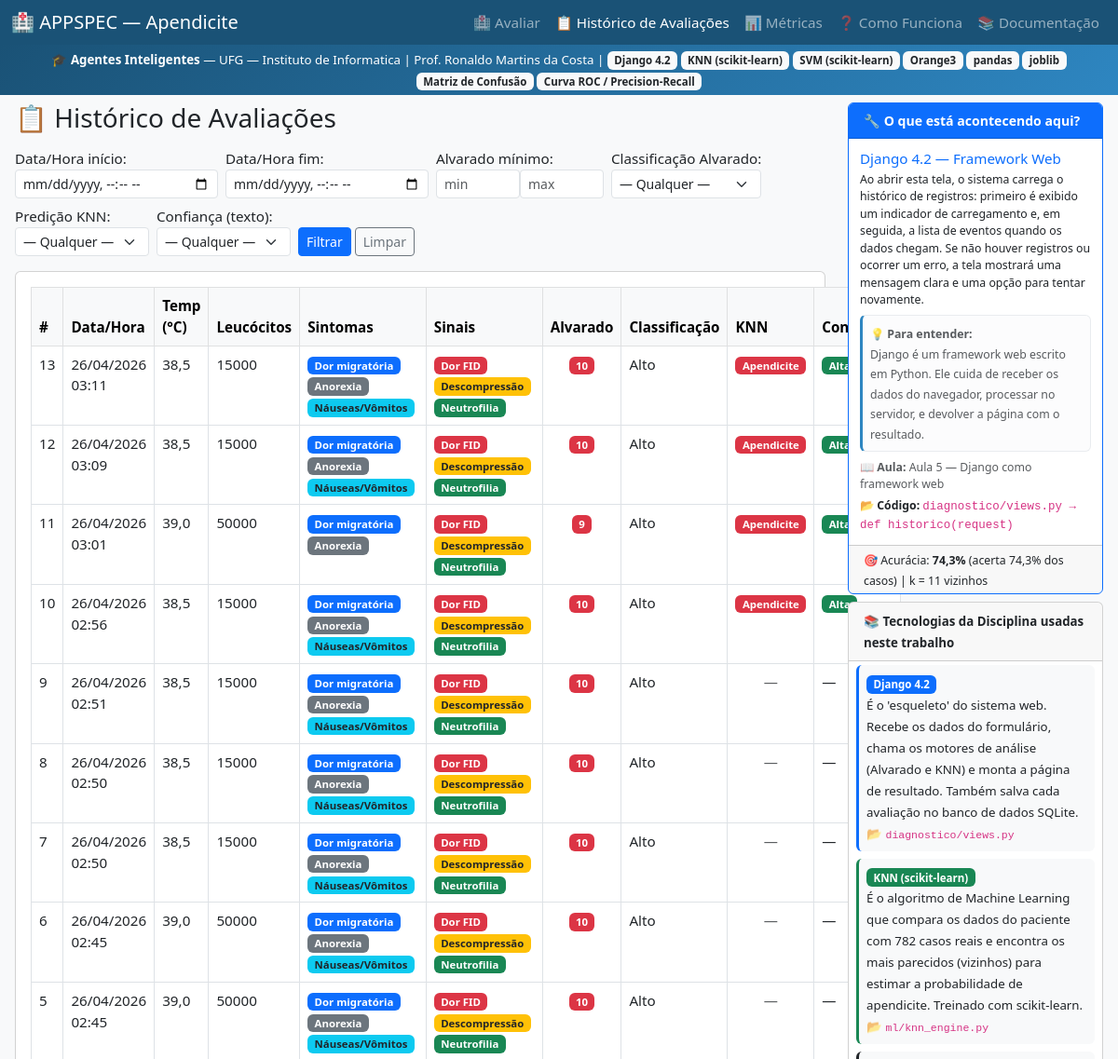
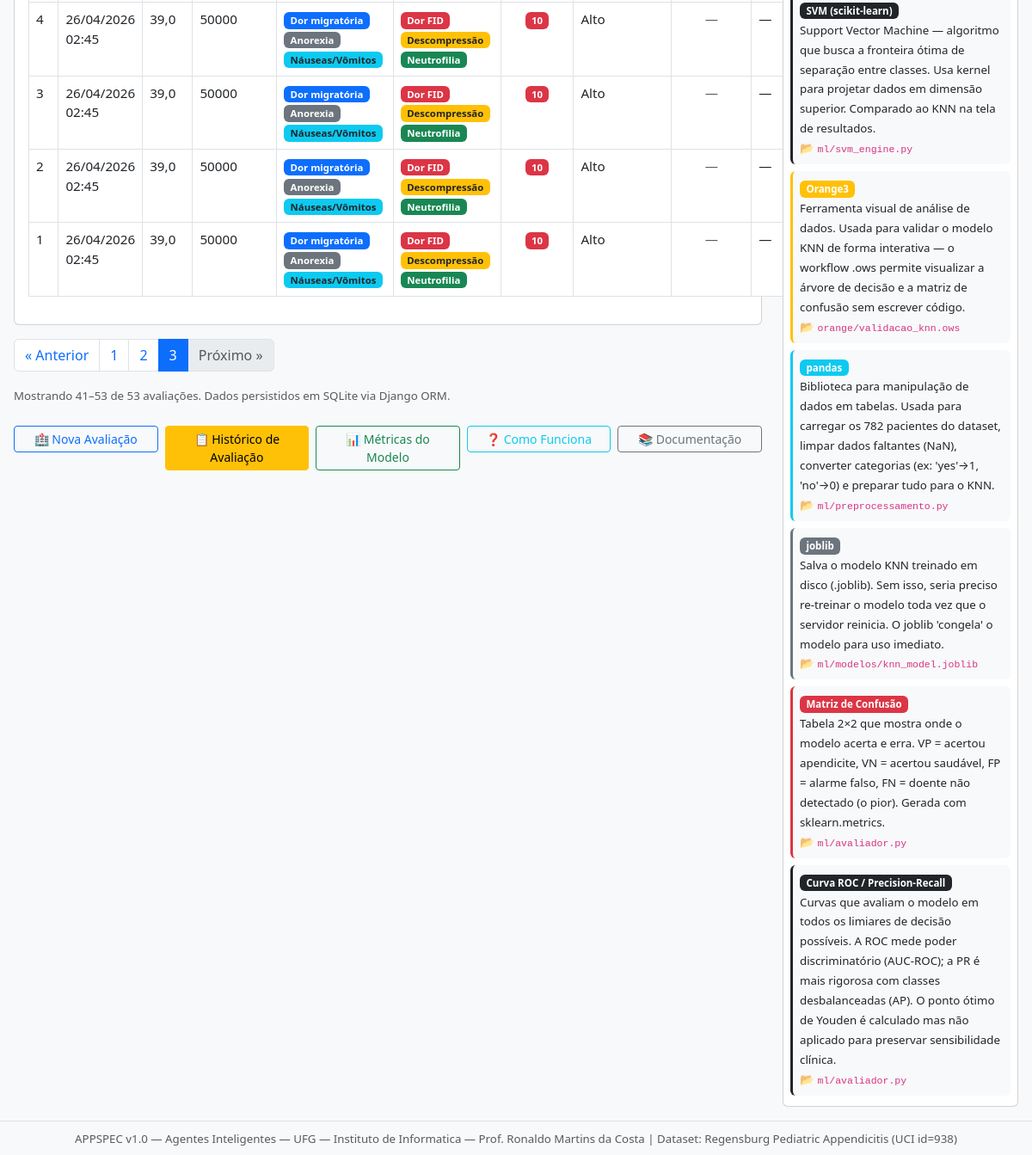
Page /historico/?page=3 on the committed database (2 pictures, top to bottom).
### diagnostico/models.py (models this page shows, shortened)
class Avaliacao(models.Model):
    dor_migratoria         = models.BooleanField(default=False)
    anorexia               = models.BooleanField(default=False)
    nauseas_vomitos        = models.BooleanField(default=False)
    dor_fid                = models.BooleanField(default=False)
    descompressao_dolorosa = models.BooleanField(default=False)
    temperatura            = models.FloatField()
    leucocitos             = models.IntegerField()
    neutrofilia            = models.BooleanField(default=False)
    score_alvarado         = models.IntegerField()
    classificacao_alvarado = models.CharField(max_length=20)
    predicao_knn           = models.IntegerField(null=True, blank=True)
    probabilidade_knn      = models.FloatField(null=True, blank=True)
    confianca_knn          = models.CharField(max_length=20, blank=True, default='')
    predicao_svm           = models.IntegerField(null=True, blank=True)
    probabilidade_svm      = models.FloatField(null=True, blank=True)
    confianca_svm          = models.CharField(max_length=50, blank=True, default='')
    criado_em              = models.DateTimeField(auto_now_add=True)
    class Meta:
        verbose_name = "Avaliação Clínica"
        verbose_name_plural = "Avaliações Clínicas"
        ordering = ["-criado_em"] # ← Ordena da mais recente para a mais antiga

### diagnostico/views.py (the view)
# urls.py: path('historico/',        views.historico,        name='historico'),
def historico(request):
    per_page = 20
    from .forms import HistoricoFilterForm
    qs = Avaliacao.objects.all().order_by('-id')
    form = HistoricoFilterForm(request.GET or None)
    if form.is_valid():
        cd = form.cleaned_data
        if cd.get('start_datetime'):
            qs = qs.filter(criado_em__gte=cd['start_datetime'])
        if cd.get('end_datetime'):
            qs = qs.filter(criado_em__lte=cd['end_datetime'])
        if cd.get('alvarado_min') is not None:
            qs = qs.filter(score_alvarado__gte=cd['alvarado_min'])
        if cd.get('alvarado_max') is not None:
            qs = qs.filter(score_alvarado__lte=cd['alvarado_max'])
        if cd.get('classificacao'):
            qs = qs.filter(classificacao_alvarado=cd['classificacao'])
        if cd.get('knn'):
            try:
                knn_val = int(cd['knn'])
                qs = qs.filter(predicao_knn=knn_val)
            except Exception:
                pass
        if cd.get('confianca'):
            qs = qs.filter(confianca_knn=cd['confianca'])
    else:
        pass
    paginator = Paginator(qs, per_page)
    page_number = request.GET.get('page')
    page_obj = paginator.get_page(page_number)
    querydict = request.GET.copy()
    if 'page' in querydict:
        del querydict['page']
    return render(request, 'diagnostico/historico.html', {
        'page_obj': page_obj,
        'avaliacoes': page_obj.object_list,
        'filter_form': form,
        'querystring': querydict.urlencode(),
    })

### diagnostico/forms.py (called while the page is built)
    def clean(self):
        cleaned = super().clean()
        start = cleaned.get('start_datetime')
        end = cleaned.get('end_datetime')
        if start and end and start > end:
            raise forms.ValidationError('Data/Hora início não pode ser maior que Data/Hora fim.')
        amin = cleaned.get('alvarado_min')
        amax = cleaned.get('alvarado_max')
        if amin is not None and amax is not None and amin > amax:
            raise forms.ValidationError('Alvarado mínimo não pode ser maior que máximo.')
        return cleaned

### ml/pedagogico.py (called while the page is built)
def carregar_metricas_modelo():
    metricas_path = os.path.join(
        os.path.dirname(os.path.abspath(__file__)),
        'modelos', 'metricas.json'
    )
    if not os.path.exists(metricas_path):
        return {
            "modelo_disponivel": False,
            "aviso": "Modelo nao avaliado — execute setup.py",
        }
    with open(metricas_path, 'r', encoding='utf-8') as f:
        metricas = json.load(f)
    metricas["modelo_disponivel"] = True
    return metricas

### diagnostico/templates/diagnostico/historico.html (shortened to what this page needs)
{% extends 'diagnostico/base.html' %}
{% block content %}
<h3>📋 Histórico de Avaliações</h3>
<form method="get" class="row g-2 mb-3" novalidate>
    <div class="col-auto">
        {{ filter_form.start_datetime.label_tag }}
        {{ filter_form.start_datetime }}
    </div>
    <div class="col-auto">
        {{ filter_form.end_datetime.label_tag }}
        {{ filter_form.end_datetime }}
    </div>
    <div class="col-auto">
        {{ filter_form.alvarado_min.label_tag }}
        <div class="d-flex">
            {{ filter_form.alvarado_min }}
            {{ filter_form.alvarado_max }}
        </div>
    </div>
    <div class="col-auto">
        {{ filter_form.classificacao.label_tag }}
        {{ filter_form.classificacao }}
    </div>
    <div class="col-auto">
        {{ filter_form.knn.label_tag }}
        {{ filter_form.knn }}
    </div>
    <div class="col-auto">
        {{ filter_form.confianca.label_tag }}
        {{ filter_form.confianca }}
    </div>
    <div class="col-auto align-self-end">
        <button type="submit" class="btn btn-primary btn-sm">Filtrar</button>
        <a href="{% url 'diagnostico:historico' %}" class="btn btn-outline-secondary btn-sm">Limpar</a>
    </div>
</form>
{% if avaliacoes %}
<div class="card">
    <div class="card-body">
        <table class="table table-bordered table-hover">
            <thead class="table-light">
                <tr>
                    <th>#</th>
                    <th>Data/Hora</th>
                    <th>Temp (°C)</th>
                    <th>Leucócitos</th>
                    <th>Sintomas</th>
                    <th>Sinais</th>
                    <th>Alvarado</th>
                    <th>Classificação</th>
                    <th>KNN</th>
                    <th>Confiança</th>
                </tr>
            </thead>
            <tbody>
            {% for av in avaliacoes %}
            <tr>
                <td>{{ av.pk }}</td>
                <td>{{ av.criado_em|date:"d/m/Y H:i" }}</td>
                <td>{{ av.temperatura|floatformat:1 }}</td>
                <td>{{ av.leucocitos }}</td>
                <td>
                    {% if av.dor_migratoria or av.anorexia or av.nauseas_vomitos %}
                        {% if av.dor_migratoria %}<span class="badge bg-primary me-1">Dor migratória</span>{% endif %}
                        {% if av.anorexia %}<span class="badge bg-secondary me-1">Anorexia</span>{% endif %}
                        {% if av.nauseas_vomitos %}<span class="badge bg-info text-dark me-1">Náuseas/Vômitos</span>{% endif %}
                    {% else %}
                        <span class="text-muted">—</span>
                    {% endif %}
                </td>
                <td>
                    {% if av.dor_fid or av.descompressao_dolorosa or av.neutrofilia %}
                        {% if av.dor_fid %}<span class="badge bg-danger me-1">Dor FID</span>{% endif %}
                        {% if av.descompressao_dolorosa %}<span class="badge bg-warning text-dark me-1">Descompressão</span>{% endif %}
                        {% if av.neutrofilia %}<span class="badge bg-success me-1">Neutrofilia</span>{% endif %}
                    {% else %}
                        <span class="text-muted">—</span>
                    {% endif %}
                </td>
                <td class="text-center">
                    <span class="badge bg-{% if av.classificacao_alvarado == 'alto' %}danger{% elif av.classificacao_alvarado == 'moderado' %}warning text-dark{% else %}success{% endif %}">
                        {{ av.score_alvarado }}
                    </span>
                </td>
                <td>{{ av.classificacao_alvarado|title }}</td>
                <td class="text-center">
                    {% if av.predicao_knn is not None %}
                    <span class="badge bg-{% if av.predicao_knn == 1 %}danger{% else %}success{% endif %}">
                        {% if av.predicao_knn == 1 %}Apendicite{% else %}Sem{% endif %}
                    </span>
                    {% else %}
                    <span class="text-muted">—</span>
                    {% endif %}
                </td>
                <td>
                    {% if av.confianca_knn %}
                    <span class="badge bg-{% if av.confianca_knn == 'Alta' %}success{% elif av.confianca_knn == 'Média' %}warning text-dark{% else %}danger{% endif %}">
                        {{ av.confianca_knn }}
                    </span>
                    {% else %}
                    —
                    {% endif %}
                </td>
            </tr>
            {% endfor %}
            </tbody>
        </table>
    </div>
</div>
<nav aria-label="Paginação histórico" class="mt-3">
  <ul class="pagination">
    {% if page_obj.has_previous %}
      <li class="page-item">
        <a class="page-link" href="?{% if querystring %}{{ querystring }}&{% endif %}page={{ page_obj.previous_page_number }}" aria-label="Anterior">&laquo; Anterior</a>
      </li>
    {% else %}
      <li class="page-item disabled"><span class="page-link">&laquo; Anterior</span></li>
    {% endif %}
    {% with num_pages=page_obj.paginator.num_pages low=page_obj.number|add:"-2" high=page_obj.number|add:"2" num_pages_minus_2=num_pages|add:"-2" %}
      {% for num in page_obj.paginator.page_range %}
        {% if num <= 2 or num > num_pages_minus_2 or num >= low and num <= high %}
          {% if page_obj.number == num %}
            <li class="page-item active" aria-current="page"><span class="page-link">{{ num }}</span></li>
            {% else %}
             <li class="page-item"><a class="page-link" href="?{% if querystring %}{{ querystring }}&{% endif %}page={{ num }}">{{ num }}</a></li>
            {% endif %}
        {% endif %}
      {% endfor %}
    {% endwith %}
    {% if page_obj.has_next %}
      <li class="page-item">
        <a class="page-link" href="?{% if querystring %}{{ querystring }}&{% endif %}page={{ page_obj.next_page_number }}" aria-label="Próximo">Próximo &raquo;</a>
      </li>
    {% else %}
      <li class="page-item disabled"><span class="page-link">Próximo &raquo;</span></li>
    {% endif %}
  </ul>
</nav>
<p class="text-muted mt-2">
    <small>Mostrando {{ page_obj.start_index }}–{{ page_obj.end_index }} de {{ page_obj.paginator.count }} avaliações.
    Dados persistidos em SQLite via Django ORM.</small>
</p>
{% else %}
<div class="alert alert-info">
    <strong>Nenhuma avaliação registrada.</strong>
    <a href="{% url 'diagnostico:index' %}">Faça uma avaliação</a> para ver o histórico.
</div>
{% endif %}
{% endblock %}

### diagnostico/templates/diagnostico/base.html (style rules this page uses)
:root { --cor-primaria: #1a5276; --cor-secundaria: #ffffff; --cor-alerta: #e74c3c; --cor-moderado: #f39c12; --cor-seguro: #27ae60; --cor-pedagogica: #2e86c1; --cor-fundo: #f8f9fa; }
body { background-color: var(--cor-fundo); font-size: 0.95rem; }

### rows in the picture
Avaliacao: pk "13", criado_em "26/04/2026 03:11", temperatura "38,5", leucocitos "15000", dor_migratoria "Dor migratória", dor_fid "Dor FID", score_alvarado "10", classificacao_alvarado "Alto", predicao_knn "Apendicite", confianca_knn "Alta"
Avaliacao: pk "12", criado_em "26/04/2026 03:09", temperatura "38,5", leucocitos "15000", dor_migratoria "Dor migratória", dor_fid "Dor FID", score_alvarado "10", classificacao_alvarado "Alto", predicao_knn "Apendicite", confianca_knn "Alta"
Avaliacao: pk "11", criado_em "26/04/2026 03:01", temperatura "39,0", leucocitos "50000", dor_migratoria "Dor migratória", dor_fid "Dor FID", score_alvarado "9", classificacao_alvarado "Alto", predicao_knn "Apendicite", confianca_knn "Alta"
Avaliacao: pk "10", criado_em "26/04/2026 02:56", temperatura "38,5", leucocitos "15000", dor_migratoria "Dor migratória", dor_fid "Dor FID", score_alvarado "10", classificacao_alvarado "Alto", predicao_knn "Apendicite", confianca_knn "Alta"
Avaliacao: pk "9", criado_em "26/04/2026 02:51", temperatura "38,5", leucocitos "15000", dor_migratoria "Dor migratória", dor_fid "Dor FID", score_alvarado "10", classificacao_alvarado "Alto"
Avaliacao: pk "8", criado_em "26/04/2026 02:50", temperatura "38,5", leucocitos "15000", dor_migratoria "Dor migratória", dor_fid "Dor FID", score_alvarado "10", classificacao_alvarado "Alto"
Avaliacao: pk "7", criado_em "26/04/2026 02:50", temperatura "38,5", leucocitos "15000", dor_migratoria "Dor migratória", dor_fid "Dor FID", score_alvarado "10", classificacao_alvarado "Alto"
Avaliacao: pk "6", criado_em "26/04/2026 02:45", temperatura "39,0", leucocitos "50000", dor_migratoria "Dor migratória", dor_fid "Dor FID", score_alvarado "10", classificacao_alvarado "Alto"
Avaliacao: pk "5", criado_em "26/04/2026 02:45", temperatura "39,0", leucocitos "50000", dor_migratoria "Dor migratória", dor_fid "Dor FID", score_alvarado "10", classificacao_alvarado "Alto"
Avaliacao: pk "4", criado_em "26/04/2026 02:45", temperatura "39,0", leucocitos "50000", dor_migratoria "Dor migratória", dor_fid "Dor FID", score_alvarado "10", classificacao_alvarado "Alto"
Avaliacao: pk "3", criado_em "26/04/2026 02:45", temperatura "39,0", leucocitos "50000", dor_migratoria "Dor migratória", dor_fid "Dor FID", score_alvarado "10", classificacao_alvarado "Alto"
Avaliacao: pk "2", criado_em "26/04/2026 02:45", temperatura "39,0", leucocitos "50000", dor_migratoria "Dor migratória", dor_fid "Dor FID", score_alvarado "10", classificacao_alvarado "Alto"
Avaliacao: pk "1", criado_em "26/04/2026 02:45", temperatura "39,0", leucocitos "50000", dor_migratoria "Dor migratória", dor_fid "Dor FID", score_alvarado "10", classificacao_alvarado "Alto"

### other values in the picture
{{ disciplina }} "Agentes Inteligentes"
{{ instituicao }} "UFG — Instituto de Informatica"
{{ professor }} "Prof. Ronaldo Martins da Costa"
{{ tech.nome }} "Django 4.2" "KNN (scikit-learn)" "SVM (scikit-learn)" "Orange3" "pandas" "joblib" "Matriz de Confusão" "Curva ROC / Precision-Recall"
{{ filter_form.start_datetime.label_tag }} "Data/Hora início:"
{{ filter_form.end_datetime.label_tag }} "Data/Hora fim:"
{{ filter_form.alvarado_min.label_tag }} "Alvarado mínimo:"
{{ filter_form.classificacao.label_tag }} "Classificação Alvarado:"
{{ filter_form.knn.label_tag }} "Predição KNN:"
{{ filter_form.confianca.label_tag }} "Confiança (texto):"
{{ num }} "1" "2"
{{ num }} "3"
{{ page_obj.start_index }} "41"
{{ page_obj.end_index }} "53"
{{ page_obj.paginator.count }} "53"
